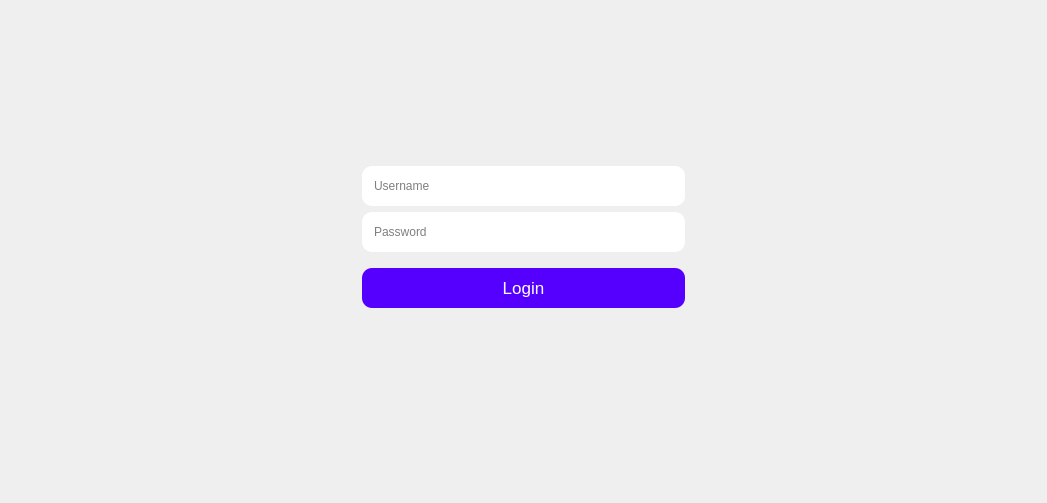
<?xml version="1.0" encoding="UTF-8"?>
<ui version="4.0">
 <class>Login</class>
 <widget class="QWidget" name="Login">
  <property name="geometry">
   <rect>
    <x>0</x>
    <y>0</y>
    <width>1047</width>
    <height>503</height>
   </rect>
  </property>
  <property name="windowTitle">
   <string>Form</string>
  </property>
  <layout class="QHBoxLayout" name="horizontalLayout">
   <item>
    <spacer name="horizontalSpacer">
     <property name="orientation">
      <enum>Qt::Horizontal</enum>
     </property>
     <property name="sizeHint" stdset="0">
      <size>
       <width>305</width>
       <height>20</height>
      </size>
     </property>
    </spacer>
   </item>
   <item>
    <widget class="QWidget" name="" native="true">
     <property name="maximumSize">
      <size>
       <width>400</width>
       <height>16777215</height>
      </size>
     </property>
     <layout class="QVBoxLayout" name="verticalLayout">
      <item>
       <spacer name="verticalSpacer_2">
        <property name="orientation">
         <enum>Qt::Vertical</enum>
        </property>
        <property name="sizeType">
         <enum>QSizePolicy::Expanding</enum>
        </property>
        <property name="sizeHint" stdset="0">
         <size>
          <width>20</width>
          <height>40</height>
         </size>
        </property>
       </spacer>
      </item>
      <item>
       <layout class="QVBoxLayout" name="verticalLayout_2">
        <property name="leftMargin">
         <number>0</number>
        </property>
        <property name="topMargin">
         <number>10</number>
        </property>
        <property name="rightMargin">
         <number>0</number>
        </property>
        <property name="bottomMargin">
         <number>10</number>
        </property>
        <item>
         <widget class="QWidget" name="horizontalWidget" native="true">
          <property name="styleSheet">
           <string notr="true">background-color: rgb(255, 255, 255);
border-radius:10px;</string>
          </property>
          <layout class="QHBoxLayout" name="horizontalLayout_2">
           <property name="leftMargin">
            <number>10</number>
           </property>
           <property name="topMargin">
            <number>10</number>
           </property>
           <property name="rightMargin">
            <number>10</number>
           </property>
           <property name="bottomMargin">
            <number>10</number>
           </property>
           <item>
            <widget class="QLineEdit" name="lineEdit_2">
             <property name="minimumSize">
              <size>
               <width>0</width>
               <height>20</height>
              </size>
             </property>
             <property name="styleSheet">
              <string notr="true">background-color: rgb(255, 255, 255);
border-radius:10px;</string>
             </property>
             <property name="alignment">
              <set>Qt::AlignLeading|Qt::AlignLeft|Qt::AlignVCenter</set>
             </property>
             <property name="placeholderText">
              <string>Username</string>
             </property>
            </widget>
           </item>
          </layout>
         </widget>
        </item>
        <item>
         <widget class="QWidget" name="verticalWidget_2" native="true">
          <property name="styleSheet">
           <string notr="true">background-color: rgb(255, 255, 255);
border-radius:10px;</string>
          </property>
          <layout class="QVBoxLayout" name="verticalLayout_3">
           <property name="leftMargin">
            <number>10</number>
           </property>
           <property name="topMargin">
            <number>10</number>
           </property>
           <property name="rightMargin">
            <number>10</number>
           </property>
           <property name="bottomMargin">
            <number>10</number>
           </property>
           <item>
            <widget class="QLineEdit" name="lineEdit">
             <property name="minimumSize">
              <size>
               <width>0</width>
               <height>20</height>
              </size>
             </property>
             <property name="styleSheet">
              <string notr="true">background-color: rgb(255, 255, 255);
border-radius:10px;</string>
             </property>
             <property name="placeholderText">
              <string>Password</string>
             </property>
            </widget>
           </item>
          </layout>
         </widget>
        </item>
       </layout>
      </item>
      <item>
       <widget class="QPushButton" name="pushButton">
        <property name="minimumSize">
         <size>
          <width>200</width>
          <height>40</height>
         </size>
        </property>
        <property name="font">
         <font>
          <pointsize>13</pointsize>
         </font>
        </property>
        <property name="styleSheet">
         <string notr="true">background-color: rgb(85, 0, 255);
color: rgb(255, 255, 255);
border-radius:10px;</string>
        </property>
        <property name="text">
         <string>Login</string>
        </property>
       </widget>
      </item>
      <item>
       <spacer name="verticalSpacer">
        <property name="orientation">
         <enum>Qt::Vertical</enum>
        </property>
        <property name="sizeType">
         <enum>QSizePolicy::Expanding</enum>
        </property>
        <property name="sizeHint" stdset="0">
         <size>
          <width>20</width>
          <height>40</height>
         </size>
        </property>
       </spacer>
      </item>
      <item>
       <spacer name="verticalSpacer_3">
        <property name="orientation">
         <enum>Qt::Vertical</enum>
        </property>
        <property name="sizeType">
         <enum>QSizePolicy::Fixed</enum>
        </property>
        <property name="sizeHint" stdset="0">
         <size>
          <width>20</width>
          <height>40</height>
         </size>
        </property>
       </spacer>
      </item>
     </layout>
    </widget>
   </item>
   <item>
    <spacer name="horizontalSpacer_2">
     <property name="orientation">
      <enum>Qt::Horizontal</enum>
     </property>
     <property name="sizeHint" stdset="0">
      <size>
       <width>304</width>
       <height>20</height>
      </size>
     </property>
    </spacer>
   </item>
  </layout>
 </widget>
 <resources/>
 <connections/>
</ui>
